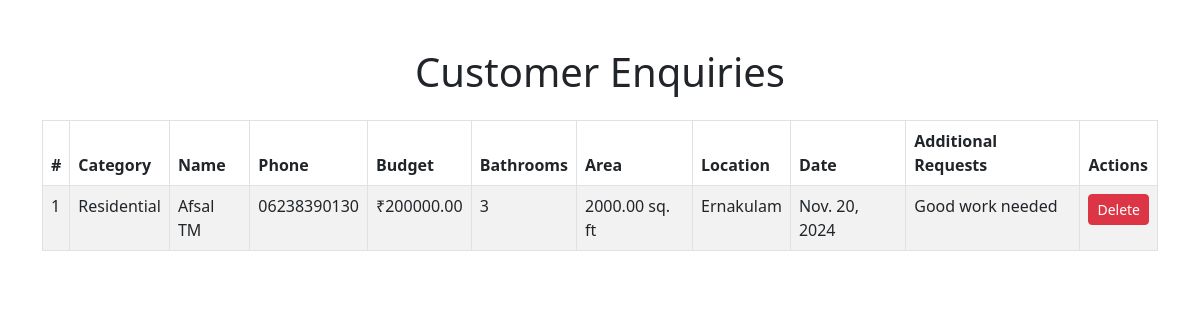
/adminapp/view_enquiries/, run on the app's committed database.
### webapp/models.py (models this page shows, shortened)
class Enquiry(models.Model):
    category = models.CharField(max_length=50)
    name = models.CharField(max_length=100)
    phone = models.CharField(max_length=15)
    budget = models.DecimalField(max_digits=10, decimal_places=2)
    bathrooms = models.IntegerField()
    area = models.DecimalField(max_digits=10, decimal_places=2)
    location = models.CharField(max_length=50)
    date = models.DateField()
    request = models.TextField(blank=True, null=True)

### adminapp/views.py (the view)
# urls.py: path('view_enquiries/', views.view_enquiries, name='view_enquiries'),
def view_enquiries(request):
    enquiries = Enquiry.objects.all()
    return render(request, 'view_enquiries.html', {'enquiries': enquiries})

### adminapp/templates/view_enquiries.html (shortened to what this page needs)
<!DOCTYPE html>
<html lang="en">
<head>
    <link href="https://cdn.jsdelivr.net/npm/bootstrap@5.3.0-alpha3/dist/css/bootstrap.min.css" rel="stylesheet">
</head>
<body>
    <div class="container mt-5">
        <h1 class="mb-4 text-center">Customer Enquiries</h1>
        {% if enquiries %}
            <table class="table table-bordered table-striped">
                <thead>
                    <tr>
                        <th>#</th>
                        <th>Category</th>
                        <th>Name</th>
                        <th>Phone</th>
                        <th>Budget</th>
                        <th>Bathrooms</th>
                        <th>Area</th>
                        <th>Location</th>
                        <th>Date</th>
                        <th>Additional Requests</th>
                        <th>Actions</th>
                    </tr>
                </thead>
                <tbody>
                    {% for enquiry in enquiries %}
                        <tr>
                            <td>{{ forloop.counter }}</td>
                            <td>{{ enquiry.category }}</td>
                            <td>{{ enquiry.name }}</td>
                            <td>{{ enquiry.phone }}</td>
                            <td>₹{{ enquiry.budget }}</td>
                            <td>{{ enquiry.bathrooms }}</td>
                            <td>{{ enquiry.area }} sq. ft</td>
                            <td>{{ enquiry.location }}</td>
                            <td>{{ enquiry.date }}</td>
                            <td>{{ enquiry.request|default:"N/A" }}</td>
                            <td>
                <a href="{% url 'delete_enquiry' enquiry.id %}"
                   class="btn btn-danger btn-sm"
                   onclick="return confirm('Are you sure you want to delete this enquiry?');">
                    Delete
                </a>
            </td>
                        </tr>
                    {% endfor %}
                </tbody>
            </table>
        {% else %}
            <div class="alert alert-info" role="alert">
                No enquiries found.
            </div>
        {% endif %}
    </div>
</body>
</html>

### data on the page
Enquiry: category "Residential", name "Afsal TM", phone "06238390130", budget "200000.00", bathrooms "3", area "2000.00", location "Ernakulam", date "Nov. 20, 2024", request "Good work needed"
